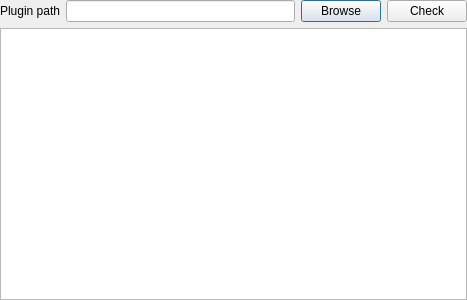
<?xml version="1.0" encoding="UTF-8"?>
<ui version="4.0">
 <class>xFlowPluginChecker</class>
 <widget class="QDialog" name="xFlowPluginChecker">
  <property name="geometry">
   <rect>
    <x>0</x>
    <y>0</y>
    <width>467</width>
    <height>300</height>
   </rect>
  </property>
  <property name="windowTitle">
   <string>xFlow Plugin Checker</string>
  </property>
  <layout class="QGridLayout" name="gridLayout">
   <property name="leftMargin">
    <number>0</number>
   </property>
   <property name="topMargin">
    <number>0</number>
   </property>
   <property name="rightMargin">
    <number>0</number>
   </property>
   <property name="bottomMargin">
    <number>0</number>
   </property>
   <item row="0" column="0">
    <widget class="QLabel" name="label">
     <property name="text">
      <string>Plugin path</string>
     </property>
    </widget>
   </item>
   <item row="0" column="1">
    <widget class="QLineEdit" name="lineEdit"/>
   </item>
   <item row="0" column="2">
    <widget class="QPushButton" name="pushButtonBrowse">
     <property name="text">
      <string>Browse</string>
     </property>
    </widget>
   </item>
   <item row="0" column="3">
    <widget class="QPushButton" name="pushButtonCheck">
     <property name="text">
      <string>Check</string>
     </property>
    </widget>
   </item>
   <item row="1" column="0" colspan="4">
    <widget class="QTextBrowser" name="textBrowser"/>
   </item>
  </layout>
 </widget>
 <resources/>
 <connections/>
</ui>
